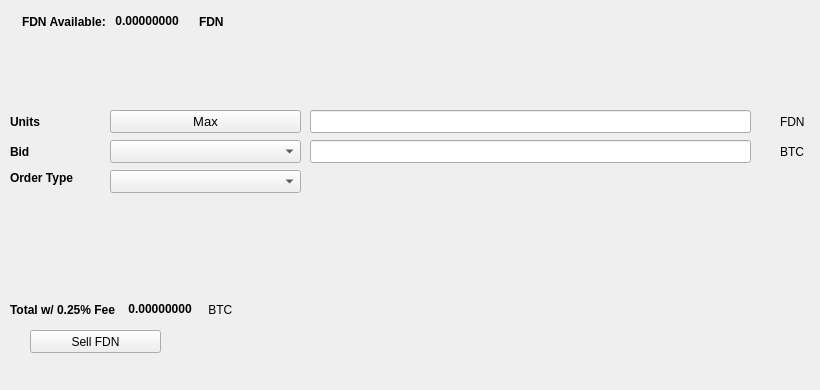
   <widget class="QWidget" name="SellTab">
    <attribute name="title">
     <string>Sell</string>
    </attribute>
    <widget class="QLabel" name="label_16">
     <property name="geometry">
      <rect>
       <x>780</x>
       <y>140</y>
       <width>31</width>
       <height>23</height>
      </rect>
     </property>
     <property name="text">
      <string>BTC</string>
     </property>
    </widget>
    <widget class="QComboBox" name="SellBidcomboBox">
     <property name="geometry">
      <rect>
       <x>110</x>
       <y>140</y>
       <width>191</width>
       <height>23</height>
      </rect>
     </property>
     <property name="font">
      <font>
       <pointsize>10</pointsize>
      </font>
     </property>
    </widget>
    <widget class="QLabel" name="label_18">
     <property name="geometry">
      <rect>
       <x>10</x>
       <y>110</y>
       <width>46</width>
       <height>23</height>
      </rect>
     </property>
     <property name="font">
      <font>
       <weight>75</weight>
       <bold>true</bold>
      </font>
     </property>
     <property name="text">
      <string>Units</string>
     </property>
    </widget>
    <widget class="QPushButton" name="Sell_Max_Amount">
     <property name="geometry">
      <rect>
       <x>110</x>
       <y>110</y>
       <width>191</width>
       <height>23</height>
      </rect>
     </property>
     <property name="font">
      <font>
       <pointsize>10</pointsize>
      </font>
     </property>
     <property name="text">
      <string>Max</string>
     </property>
    </widget>
    <widget class="QLabel" name="label_20">
     <property name="geometry">
      <rect>
       <x>10</x>
       <y>170</y>
       <width>91</width>
       <height>16</height>
      </rect>
     </property>
     <property name="font">
      <font>
       <weight>75</weight>
       <bold>true</bold>
      </font>
     </property>
     <property name="text">
      <string>Order Type</string>
     </property>
    </widget>
    <widget class="QComboBox" name="SellOrdertypeCombo">
     <property name="geometry">
      <rect>
       <x>110</x>
       <y>170</y>
       <width>191</width>
       <height>23</height>
      </rect>
     </property>
     <property name="font">
      <font>
       <pointsize>10</pointsize>
      </font>
     </property>
    </widget>
    <widget class="QLabel" name="label_21">
     <property name="geometry">
      <rect>
       <x>10</x>
       <y>140</y>
       <width>46</width>
       <height>23</height>
      </rect>
     </property>
     <property name="font">
      <font>
       <weight>75</weight>
       <bold>true</bold>
      </font>
     </property>
     <property name="text">
      <string>Bid</string>
     </property>
    </widget>
    <widget class="QLabel" name="label_22">
     <property name="geometry">
      <rect>
       <x>780</x>
       <y>110</y>
       <width>31</width>
       <height>23</height>
      </rect>
     </property>
     <property name="text">
      <string>FDN</string>
     </property>
    </widget>
    <widget class="QLineEdit" name="UnitsInputFDN">
     <property name="geometry">
      <rect>
       <x>310</x>
       <y>110</y>
       <width>441</width>
       <height>23</height>
      </rect>
     </property>
     <property name="font">
      <font>
       <pointsize>9</pointsize>
       <weight>75</weight>
       <bold>true</bold>
      </font>
     </property>
    </widget>
    <widget class="QLineEdit" name="SellBidPriceEdit">
     <property name="geometry">
      <rect>
       <x>310</x>
       <y>140</y>
       <width>441</width>
       <height>23</height>
      </rect>
     </property>
     <property name="font">
      <font>
       <pointsize>9</pointsize>
       <weight>75</weight>
       <bold>true</bold>
      </font>
     </property>
    </widget>
    <widget class="QPushButton" name="SellFDNBTN">
     <property name="geometry">
      <rect>
       <x>30</x>
       <y>330</y>
       <width>131</width>
       <height>23</height>
      </rect>
     </property>
     <property name="text">
      <string>Sell FDN</string>
     </property>
     <property name="icon">
      <iconset resource="../fundin">
       <normaloff>:/icons/bitcoin</normaloff>:/icons/bitcoin</iconset>
     </property>
    </widget>
    <widget class="QWidget" name="layoutWidget3">
     <property name="geometry">
      <rect>
       <x>22</x>
       <y>12</y>
       <width>258</width>
       <height>19</height>
      </rect>
     </property>
     <layout class="QHBoxLayout" name="horizontalLayout">
      <item>
       <widget class="QLabel" name="label232_2">
        <property name="font">
         <font>
          <weight>75</weight>
          <bold>true</bold>
         </font>
        </property>
        <property name="text">
         <string>FDN Available:</string>
        </property>
       </widget>
      </item>
      <item>
       <widget class="QLabel" name="FDNAvailableLabel">
        <property name="palette">
         <palette>
          <active>
           <colorrole role="WindowText">
            <brush brushstyle="SolidPattern">
             <color alpha="255">
              <red>0</red>
              <green>0</green>
              <blue>0</blue>
             </color>
            </brush>
           </colorrole>
           <colorrole role="Button">
            <brush brushstyle="SolidPattern">
             <color alpha="255">
              <red>0</red>
              <green>170</green>
              <blue>0</blue>
             </color>
            </brush>
           </colorrole>
           <colorrole role="Light">
            <brush brushstyle="SolidPattern">
             <color alpha="255">
              <red>0</red>
              <green>255</green>
              <blue>0</blue>
             </color>
            </brush>
           </colorrole>
           <colorrole role="Midlight">
            <brush brushstyle="SolidPattern">
             <color alpha="255">
              <red>0</red>
              <green>212</green>
              <blue>0</blue>
             </color>
            </brush>
           </colorrole>
           <colorrole role="Dark">
            <brush brushstyle="SolidPattern">
             <color alpha="255">
              <red>0</red>
              <green>85</green>
              <blue>0</blue>
             </color>
            </brush>
           </colorrole>
           <colorrole role="Mid">
            <brush brushstyle="SolidPattern">
             <color alpha="255">
              <red>0</red>
              <green>113</green>
              <blue>0</blue>
             </color>
            </brush>
           </colorrole>
           <colorrole role="Text">
            <brush brushstyle="SolidPattern">
             <color alpha="255">
              <red>0</red>
              <green>170</green>
              <blue>0</blue>
             </color>
            </brush>
           </colorrole>
           <colorrole role="BrightText">
            <brush brushstyle="SolidPattern">
             <color alpha="255">
              <red>255</red>
              <green>255</green>
              <blue>255</blue>
             </color>
            </brush>
           </colorrole>
           <colorrole role="ButtonText">
            <brush brushstyle="SolidPattern">
             <color alpha="255">
              <red>0</red>
              <green>0</green>
              <blue>0</blue>
             </color>
            </brush>
           </colorrole>
           <colorrole role="Base">
            <brush brushstyle="SolidPattern">
             <color alpha="255">
              <red>255</red>
              <green>255</green>
              <blue>255</blue>
             </color>
            </brush>
           </colorrole>
           <colorrole role="Window">
            <brush brushstyle="SolidPattern">
             <color alpha="255">
              <red>0</red>
              <green>170</green>
              <blue>0</blue>
             </color>
            </brush>
           </colorrole>
           <colorrole role="Shadow">
            <brush brushstyle="SolidPattern">
             <color alpha="255">
              <red>0</red>
              <green>0</green>
              <blue>0</blue>
             </color>
            </brush>
           </colorrole>
           <colorrole role="AlternateBase">
            <brush brushstyle="SolidPattern">
             <color alpha="255">
              <red>127</red>
              <green>212</green>
              <blue>127</blue>
             </color>
            </brush>
           </colorrole>
           <colorrole role="ToolTipBase">
            <brush brushstyle="SolidPattern">
             <color alpha="255">
              <red>255</red>
              <green>255</green>
              <blue>220</blue>
             </color>
            </brush>
           </colorrole>
           <colorrole role="ToolTipText">
            <brush brushstyle="SolidPattern">
             <color alpha="255">
              <red>0</red>
              <green>0</green>
              <blue>0</blue>
             </color>
            </brush>
           </colorrole>
          </active>
          <inactive>
           <colorrole role="WindowText">
            <brush brushstyle="SolidPattern">
             <color alpha="255">
              <red>0</red>
              <green>0</green>
              <blue>0</blue>
             </color>
            </brush>
           </colorrole>
           <colorrole role="Button">
            <brush brushstyle="SolidPattern">
             <color alpha="255">
              <red>0</red>
              <green>170</green>
              <blue>0</blue>
             </color>
            </brush>
           </colorrole>
           <colorrole role="Light">
            <brush brushstyle="SolidPattern">
             <color alpha="255">
              <red>0</red>
              <green>255</green>
              <blue>0</blue>
             </color>
            </brush>
           </colorrole>
           <colorrole role="Midlight">
            <brush brushstyle="SolidPattern">
             <color alpha="255">
              <red>0</red>
              <green>212</green>
              <blue>0</blue>
             </color>
            </brush>
           </colorrole>
           <colorrole role="Dark">
            <brush brushstyle="SolidPattern">
             <color alpha="255">
              <red>0</red>
              <green>85</green>
              <blue>0</blue>
             </color>
            </brush>
           </colorrole>
           <colorrole role="Mid">
            <brush brushstyle="SolidPattern">
             <color alpha="255">
              <red>0</red>
              <green>113</green>
              <blue>0</blue>
             </color>
            </brush>
           </colorrole>
           <colorrole role="Text">
            <brush brushstyle="SolidPattern">
             <color alpha="255">
              <red>0</red>
              <green>170</green>
              <blue>0</blue>
             </color>
            </brush>
           </colorrole>
           <colorrole role="BrightText">
            <brush brushstyle="SolidPattern">
             <color alpha="255">
              <red>255</red>
              <green>255</green>
              <blue>255</blue>
             </color>
            </brush>
           </colorrole>
           <colorrole role="ButtonText">
            <brush brushstyle="SolidPattern">
             <color alpha="255">
              <red>0</red>
              <green>0</green>
              <blue>0</blue>
             </color>
            </brush>
           </colorrole>
           <colorrole role="Base">
            <brush brushstyle="SolidPattern">
             <color alpha="255">
              <red>255</red>
              <green>255</green>
              <blue>255</blue>
             </color>
            </brush>
           </colorrole>
           <colorrole role="Window">
            <brush brushstyle="SolidPattern">
             <color alpha="255">
              <red>0</red>
              <green>170</green>
              <blue>0</blue>
             </color>
            </brush>
           </colorrole>
           <colorrole role="Shadow">
            <brush brushstyle="SolidPattern">
             <color alpha="255">
              <red>0</red>
              <green>0</green>
              <blue>0</blue>
             </color>
            </brush>
           </colorrole>
           <colorrole role="AlternateBase">
            <brush brushstyle="SolidPattern">
             <color alpha="255">
              <red>127</red>
              <green>212</green>
              <blue>127</blue>
             </color>
            </brush>
           </colorrole>
           <colorrole role="ToolTipBase">
            <brush brushstyle="SolidPattern">
             <color alpha="255">
              <red>255</red>
              <green>255</green>
              <blue>220</blue>
             </color>
            </brush>
           </colorrole>
           <colorrole role="ToolTipText">
            <brush brushstyle="SolidPattern">
             <color alpha="255">
              <red>0</red>
              <green>0</green>
              <blue>0</blue>
             </color>
            </brush>
           </colorrole>
          </inactive>
          <disabled>
           <colorrole role="WindowText">
            <brush brushstyle="SolidPattern">
             <color alpha="255">
              <red>0</red>
              <green>85</green>
              <blue>0</blue>
             </color>
            </brush>
           </colorrole>
           <colorrole role="Button">
            <brush brushstyle="SolidPattern">
             <color alpha="255">
              <red>0</red>
              <green>170</green>
              <blue>0</blue>
             </color>
            </brush>
           </colorrole>
           <colorrole role="Light">
            <brush brushstyle="SolidPattern">
             <color alpha="255">
              <red>0</red>
              <green>255</green>
              <blue>0</blue>
             </color>
            </brush>
           </colorrole>
           <colorrole role="Midlight">
            <brush brushstyle="SolidPattern">
             <color alpha="255">
              <red>0</red>
              <green>212</green>
              <blue>0</blue>
             </color>
            </brush>
           </colorrole>
           <colorrole role="Dark">
            <brush brushstyle="SolidPattern">
             <color alpha="255">
              <red>0</red>
              <green>85</green>
              <blue>0</blue>
             </color>
            </brush>
           </colorrole>
           <colorrole role="Mid">
            <brush brushstyle="SolidPattern">
             <color alpha="255">
              <red>0</red>
              <green>113</green>
              <blue>0</blue>
             </color>
            </brush>
           </colorrole>
           <colorrole role="Text">
            <brush brushstyle="SolidPattern">
             <color alpha="255">
              <red>0</red>
              <green>85</green>
              <blue>0</blue>
             </color>
            </brush>
           </colorrole>
           <colorrole role="BrightText">
            <brush brushstyle="SolidPattern">
             <color alpha="255">
              <red>255</red>
              <green>255</green>
              <blue>255</blue>
             </color>
            </brush>
           </colorrole>
           <colorrole role="ButtonText">
            <brush brushstyle="SolidPattern">
             <color alpha="255">
              <red>0</red>
              <green>85</green>
              <blue>0</blue>
             </color>
            </brush>
           </colorrole>
           <colorrole role="Base">
            <brush brushstyle="SolidPattern">
             <color alpha="255">
              <red>0</red>
              <green>170</green>
              <blue>0</blue>
             </color>
            </brush>
           </colorrole>
           <colorrole role="Window">
            <brush brushstyle="SolidPattern">
             <color alpha="255">
              <red>0</red>
              <green>170</green>
              <blue>0</blue>
             </color>
            </brush>
           </colorrole>
           <colorrole role="Shadow">
            <brush brushstyle="SolidPattern">
             <color alpha="255">
              <red>0</red>
              <green>0</green>
              <blue>0</blue>
             </color>
            </brush>
           </colorrole>
           <colorrole role="AlternateBase">
            <brush brushstyle="SolidPattern">
             <color alpha="255">
              <red>0</red>
              <green>170</green>
              <blue>0</blue>
             </color>
            </brush>
           </colorrole>
           <colorrole role="ToolTipBase">
            <brush brushstyle="SolidPattern">
             <color alpha="255">
              <red>255</red>
              <green>255</green>
              <blue>220</blue>
             </color>
            </brush>
           </colorrole>
           <colorrole role="ToolTipText">
            <brush brushstyle="SolidPattern">
             <color alpha="255">
              <red>0</red>
              <green>0</green>
              <blue>0</blue>
             </color>
            </brush>
           </colorrole>
          </disabled>
         </palette>
        </property>
        <property name="font">
         <font>
          <weight>75</weight>
          <bold>true</bold>
         </font>
        </property>
        <property name="text">
         <string> 0.00000000 </string>
        </property>
        <property name="textInteractionFlags">
         <set>Qt::LinksAccessibleByMouse|Qt::TextSelectableByKeyboard|Qt::TextSelectableByMouse</set>
        </property>
       </widget>
      </item>
      <item>
       <widget class="QLabel" name="labelFDN">
        <property name="font">
         <font>
          <weight>75</weight>
          <bold>true</bold>
         </font>
        </property>
        <property name="text">
         <string>FDN</string>
        </property>
       </widget>
      </item>
     </layout>
    </widget>
    <widget class="QWidget" name="layoutWidget">
     <property name="geometry">
      <rect>
       <x>10</x>
       <y>300</y>
       <width>268</width>
       <height>19</height>
      </rect>
     </property>
     <layout class="QHBoxLayout" name="horizontalLayout_2">
      <item>
       <widget class="QLabel" name="label_19">
        <property name="font">
         <font>
          <weight>75</weight>
          <bold>true</bold>
         </font>
        </property>
        <property name="text">
         <string>Total w/ 0.25% Fee </string>
        </property>
       </widget>
      </item>
      <item>
       <widget class="QLabel" name="SellCostLabel">
        <property name="palette">
         <palette>
          <active>
           <colorrole role="WindowText">
            <brush brushstyle="SolidPattern">
             <color alpha="255">
              <red>0</red>
              <green>0</green>
              <blue>0</blue>
             </color>
            </brush>
           </colorrole>
           <colorrole role="Button">
            <brush brushstyle="SolidPattern">
             <color alpha="255">
              <red>0</red>
              <green>170</green>
              <blue>0</blue>
             </color>
            </brush>
           </colorrole>
           <colorrole role="Light">
            <brush brushstyle="SolidPattern">
             <color alpha="255">
              <red>0</red>
              <green>255</green>
              <blue>0</blue>
             </color>
            </brush>
           </colorrole>
           <colorrole role="Midlight">
            <brush brushstyle="SolidPattern">
             <color alpha="255">
              <red>0</red>
              <green>212</green>
              <blue>0</blue>
             </color>
            </brush>
           </colorrole>
           <colorrole role="Dark">
            <brush brushstyle="SolidPattern">
             <color alpha="255">
              <red>0</red>
              <green>85</green>
              <blue>0</blue>
             </color>
            </brush>
           </colorrole>
           <colorrole role="Mid">
            <brush brushstyle="SolidPattern">
             <color alpha="255">
              <red>0</red>
              <green>113</green>
              <blue>0</blue>
             </color>
            </brush>
           </colorrole>
           <colorrole role="Text">
            <brush brushstyle="SolidPattern">
             <color alpha="255">
              <red>0</red>
              <green>170</green>
              <blue>0</blue>
             </color>
            </brush>
           </colorrole>
           <colorrole role="BrightText">
            <brush brushstyle="SolidPattern">
             <color alpha="255">
              <red>255</red>
              <green>255</green>
              <blue>255</blue>
             </color>
            </brush>
           </colorrole>
           <colorrole role="ButtonText">
            <brush brushstyle="SolidPattern">
             <color alpha="255">
              <red>0</red>
              <green>0</green>
              <blue>0</blue>
             </color>
            </brush>
           </colorrole>
           <colorrole role="Base">
            <brush brushstyle="SolidPattern">
             <color alpha="255">
              <red>255</red>
              <green>255</green>
              <blue>255</blue>
             </color>
            </brush>
           </colorrole>
           <colorrole role="Window">
            <brush brushstyle="SolidPattern">
             <color alpha="255">
              <red>0</red>
              <green>170</green>
              <blue>0</blue>
             </color>
            </brush>
           </colorrole>
           <colorrole role="Shadow">
            <brush brushstyle="SolidPattern">
             <color alpha="255">
              <red>0</red>
              <green>0</green>
              <blue>0</blue>
             </color>
            </brush>
           </colorrole>
           <colorrole role="AlternateBase">
            <brush brushstyle="SolidPattern">
             <color alpha="255">
              <red>127</red>
              <green>212</green>
              <blue>127</blue>
             </color>
            </brush>
           </colorrole>
           <colorrole role="ToolTipBase">
            <brush brushstyle="SolidPattern">
             <color alpha="255">
              <red>255</red>
              <green>255</green>
              <blue>220</blue>
             </color>
            </brush>
           </colorrole>
           <colorrole role="ToolTipText">
            <brush brushstyle="SolidPattern">
             <color alpha="255">
              <red>0</red>
              <green>0</green>
              <blue>0</blue>
             </color>
            </brush>
           </colorrole>
          </active>
          <inactive>
           <colorrole role="WindowText">
            <brush brushstyle="SolidPattern">
             <color alpha="255">
              <red>0</red>
              <green>0</green>
              <blue>0</blue>
             </color>
            </brush>
           </colorrole>
           <colorrole role="Button">
            <brush brushstyle="SolidPattern">
             <color alpha="255">
              <red>0</red>
              <green>170</green>
              <blue>0</blue>
             </color>
            </brush>
           </colorrole>
           <colorrole role="Light">
            <brush brushstyle="SolidPattern">
             <color alpha="255">
              <red>0</red>
              <green>255</green>
              <blue>0</blue>
             </color>
            </brush>
           </colorrole>
           <colorrole role="Midlight">
            <brush brushstyle="SolidPattern">
             <color alpha="255">
              <red>0</red>
              <green>212</green>
              <blue>0</blue>
             </color>
            </brush>
           </colorrole>
           <colorrole role="Dark">
            <brush brushstyle="SolidPattern">
             <color alpha="255">
              <red>0</red>
              <green>85</green>
              <blue>0</blue>
             </color>
            </brush>
           </colorrole>
           <colorrole role="Mid">
            <brush brushstyle="SolidPattern">
             <color alpha="255">
              <red>0</red>
              <green>113</green>
              <blue>0</blue>
             </color>
            </brush>
           </colorrole>
           <colorrole role="Text">
            <brush brushstyle="SolidPattern">
             <color alpha="255">
              <red>0</red>
              <green>170</green>
              <blue>0</blue>
             </color>
            </brush>
           </colorrole>
           <colorrole role="BrightText">
            <brush brushstyle="SolidPattern">
             <color alpha="255">
              <red>255</red>
              <green>255</green>
              <blue>255</blue>
             </color>
            </brush>
           </colorrole>
           <colorrole role="ButtonText">
            <brush brushstyle="SolidPattern">
             <color alpha="255">
              <red>0</red>
              <green>0</green>
              <blue>0</blue>
             </color>
            </brush>
           </colorrole>
           <colorrole role="Base">
            <brush brushstyle="SolidPattern">
             <color alpha="255">
              <red>255</red>
              <green>255</green>
              <blue>255</blue>
             </color>
            </brush>
           </colorrole>
           <colorrole role="Window">
            <brush brushstyle="SolidPattern">
             <color alpha="255">
              <red>0</red>
              <green>170</green>
              <blue>0</blue>
             </color>
            </brush>
           </colorrole>
           <colorrole role="Shadow">
            <brush brushstyle="SolidPattern">
             <color alpha="255">
              <red>0</red>
              <green>0</green>
              <blue>0</blue>
             </color>
            </brush>
           </colorrole>
           <colorrole role="AlternateBase">
            <brush brushstyle="SolidPattern">
             <color alpha="255">
              <red>127</red>
              <green>212</green>
              <blue>127</blue>
             </color>
            </brush>
           </colorrole>
           <colorrole role="ToolTipBase">
            <brush brushstyle="SolidPattern">
             <color alpha="255">
              <red>255</red>
              <green>255</green>
              <blue>220</blue>
             </color>
            </brush>
           </colorrole>
           <colorrole role="ToolTipText">
            <brush brushstyle="SolidPattern">
             <color alpha="255">
              <red>0</red>
              <green>0</green>
              <blue>0</blue>
             </color>
            </brush>
           </colorrole>
          </inactive>
          <disabled>
           <colorrole role="WindowText">
            <brush brushstyle="SolidPattern">
             <color alpha="255">
              <red>0</red>
              <green>85</green>
              <blue>0</blue>
             </color>
            </brush>
           </colorrole>
           <colorrole role="Button">
            <brush brushstyle="SolidPattern">
             <color alpha="255">
              <red>0</red>
              <green>170</green>
              <blue>0</blue>
             </color>
            </brush>
           </colorrole>
           <colorrole role="Light">
            <brush brushstyle="SolidPattern">
             <color alpha="255">
              <red>0</red>
              <green>255</green>
              <blue>0</blue>
             </color>
            </brush>
           </colorrole>
           <colorrole role="Midlight">
            <brush brushstyle="SolidPattern">
             <color alpha="255">
              <red>0</red>
              <green>212</green>
              <blue>0</blue>
             </color>
            </brush>
           </colorrole>
           <colorrole role="Dark">
            <brush brushstyle="SolidPattern">
             <color alpha="255">
              <red>0</red>
              <green>85</green>
              <blue>0</blue>
             </color>
            </brush>
           </colorrole>
           <colorrole role="Mid">
            <brush brushstyle="SolidPattern">
             <color alpha="255">
              <red>0</red>
              <green>113</green>
              <blue>0</blue>
             </color>
            </brush>
           </colorrole>
           <colorrole role="Text">
            <brush brushstyle="SolidPattern">
             <color alpha="255">
              <red>0</red>
              <green>85</green>
              <blue>0</blue>
             </color>
            </brush>
           </colorrole>
           <colorrole role="BrightText">
            <brush brushstyle="SolidPattern">
             <color alpha="255">
              <red>255</red>
              <green>255</green>
              <blue>255</blue>
             </color>
            </brush>
           </colorrole>
           <colorrole role="ButtonText">
            <brush brushstyle="SolidPattern">
             <color alpha="255">
              <red>0</red>
              <green>85</green>
              <blue>0</blue>
             </color>
            </brush>
           </colorrole>
           <colorrole role="Base">
            <brush brushstyle="SolidPattern">
             <color alpha="255">
              <red>0</red>
              <green>170</green>
              <blue>0</blue>
             </color>
            </brush>
           </colorrole>
           <colorrole role="Window">
            <brush brushstyle="SolidPattern">
             <color alpha="255">
              <red>0</red>
              <green>170</green>
              <blue>0</blue>
             </color>
            </brush>
           </colorrole>
           <colorrole role="Shadow">
            <brush brushstyle="SolidPattern">
             <color alpha="255">
              <red>0</red>
              <green>0</green>
              <blue>0</blue>
             </color>
            </brush>
           </colorrole>
           <colorrole role="AlternateBase">
            <brush brushstyle="SolidPattern">
             <color alpha="255">
              <red>0</red>
              <green>170</green>
              <blue>0</blue>
             </color>
            </brush>
           </colorrole>
           <colorrole role="ToolTipBase">
            <brush brushstyle="SolidPattern">
             <color alpha="255">
              <red>255</red>
              <green>255</green>
              <blue>220</blue>
             </color>
            </brush>
           </colorrole>
           <colorrole role="ToolTipText">
            <brush brushstyle="SolidPattern">
             <color alpha="255">
              <red>0</red>
              <green>0</green>
              <blue>0</blue>
             </color>
            </brush>
           </colorrole>
          </disabled>
         </palette>
        </property>
        <property name="font">
         <font>
          <weight>75</weight>
          <bold>true</bold>
         </font>
        </property>
        <property name="autoFillBackground">
         <bool>false</bool>
        </property>
        <property name="text">
         <string> 0.00000000</string>
        </property>
        <property name="textInteractionFlags">
         <set>Qt::LinksAccessibleByMouse|Qt::TextSelectableByMouse</set>
        </property>
       </widget>
      </item>
      <item>
       <widget class="QLabel" name="label_17">
        <property name="font">
         <font>
          <weight>50</weight>
          <bold>false</bold>
         </font>
        </property>
        <property name="text">
         <string> BTC</string>
        </property>
       </widget>
      </item>
     </layout>
    </widget>
    <widget class="QLabel" name="label_23">
     <property name="geometry">
      <rect>
       <x>460</x>
       <y>300</y>
       <width>281</width>
       <height>81</height>
      </rect>
     </property>
     <property name="text">
      <string/>
     </property>
     <property name="pixmap">
      <pixmap>:/images/bittrex</pixmap>
     </property>
    </widget>
   </widget>
